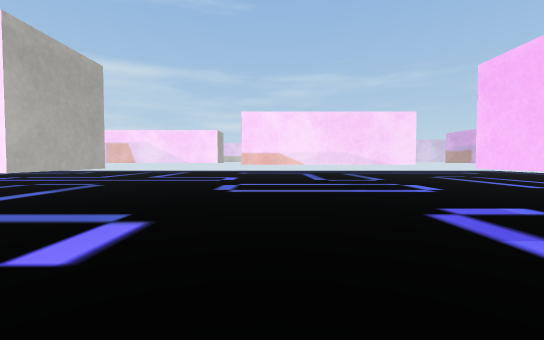
View 1 (above)

23 first-person views from a walk through a scene from a Unity 3-D project. The camera is 0.58 m above the floor, tilts 2° down and sees 90° across. The floor is counted in squares, 1 m on a side. Each view is taken from the middle of a square. On the plan, view 1 faces up. The plan holds only what a view shows up to about 9 squares ahead; the rest is blank. The player character is not drawn. Some surface patterns are stand-ins.

View 2
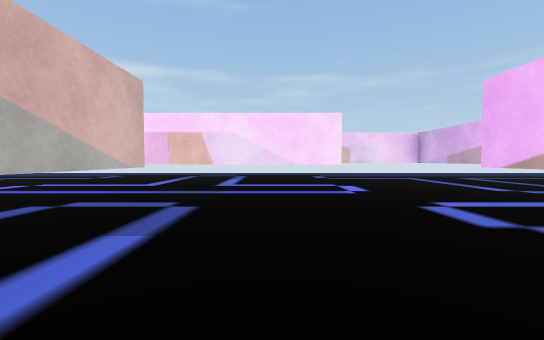

View 3
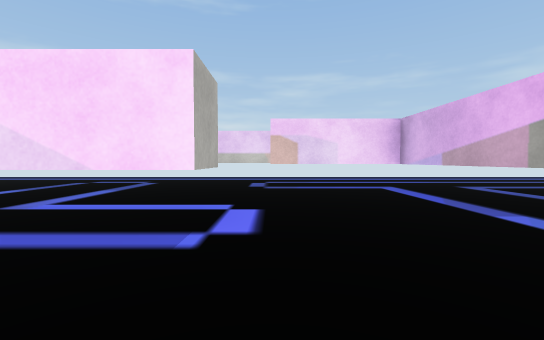

View 4
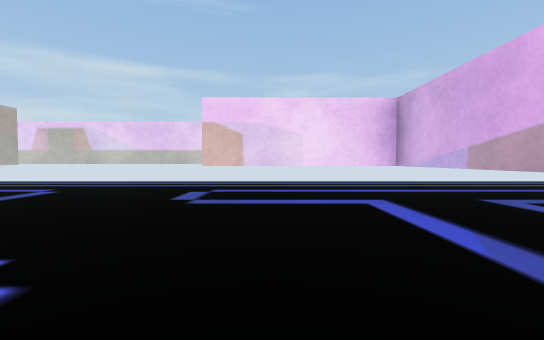

View 5
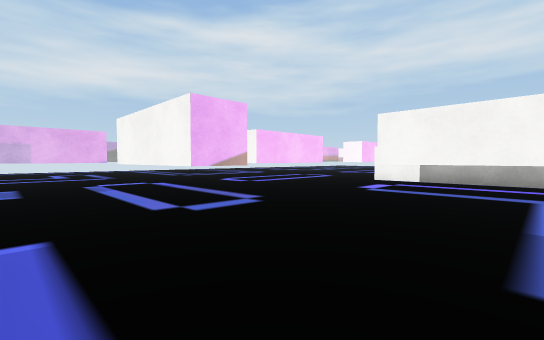

View 6
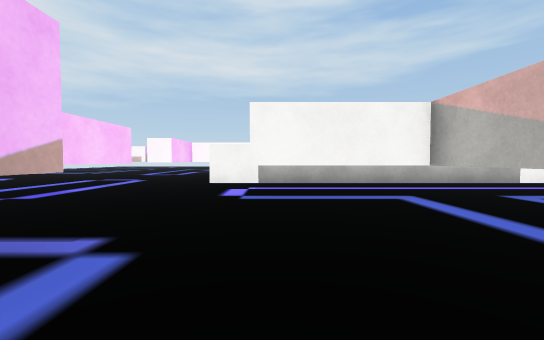

View 7
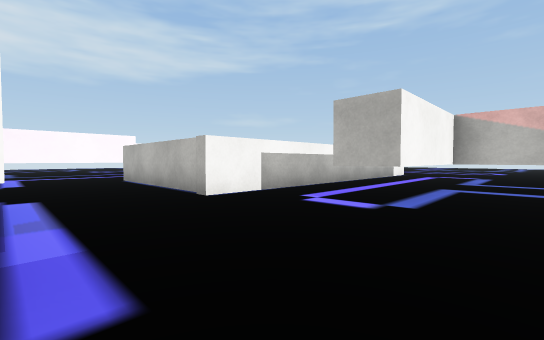

View 8
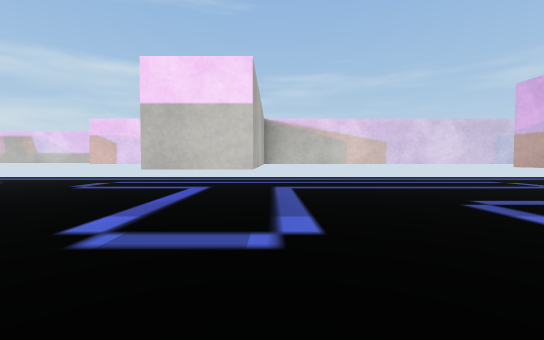

View 9
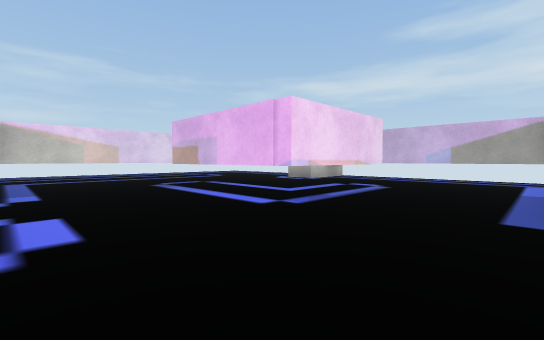

View 10
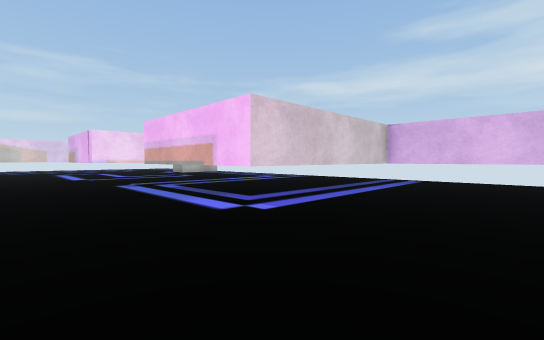

View 11
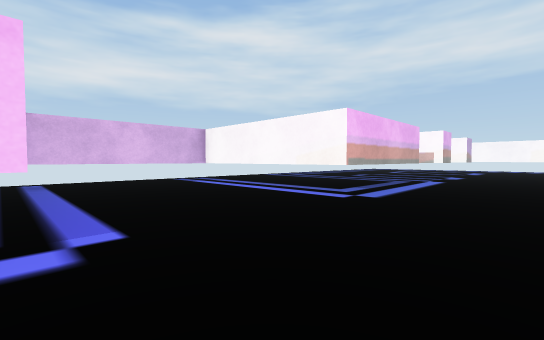

View 12
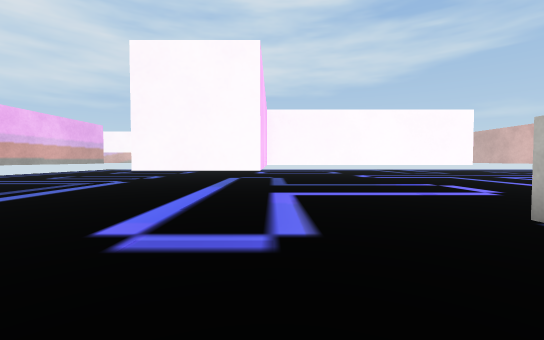

View 13
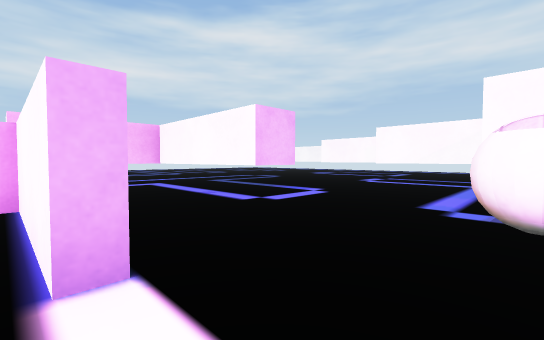

View 14
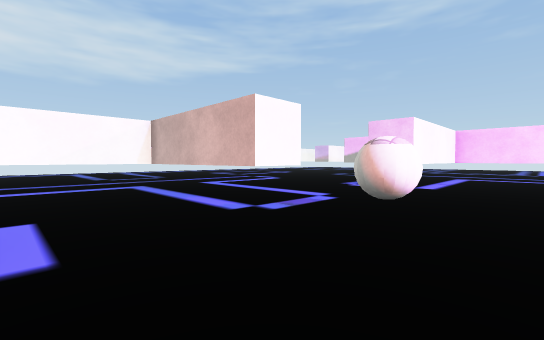

View 15
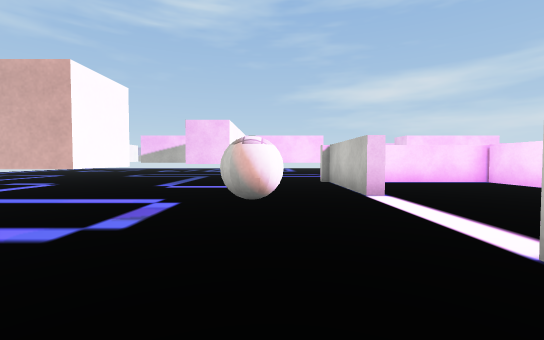

View 16
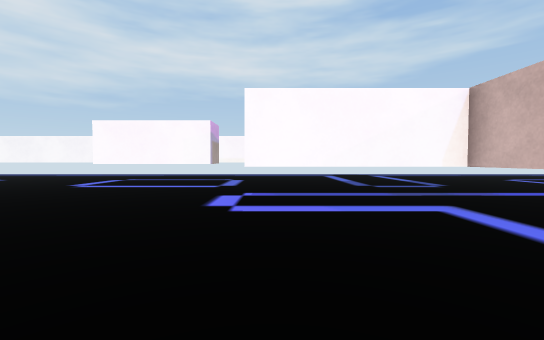

View 17
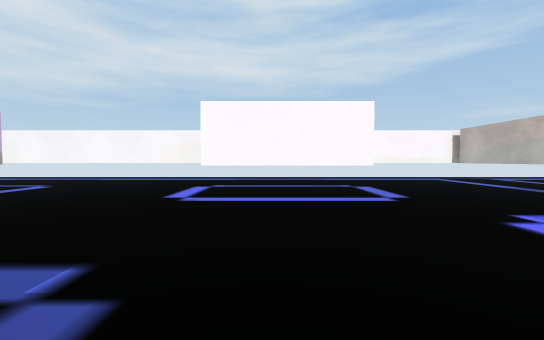

View 18
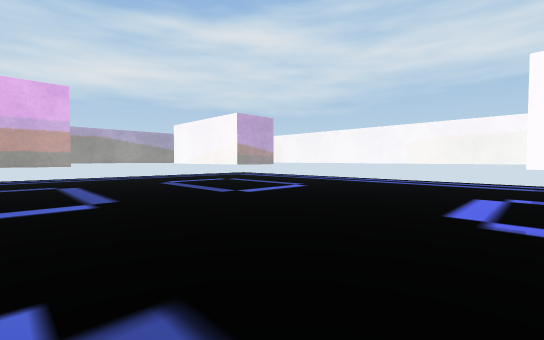

View 19
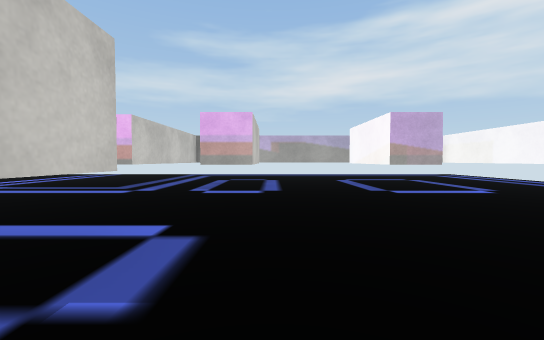

View 20
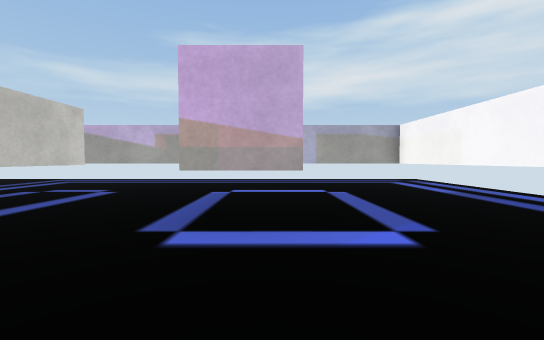

View 21
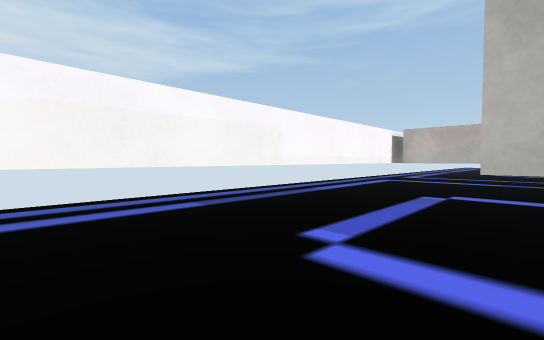

View 22
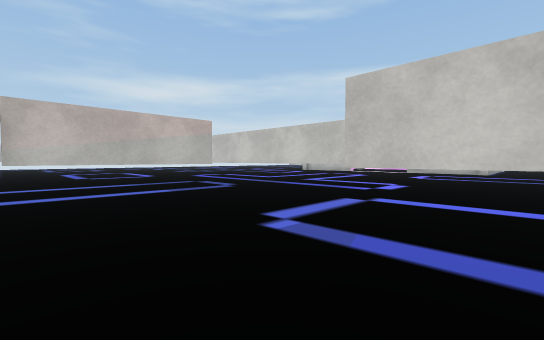

View 23
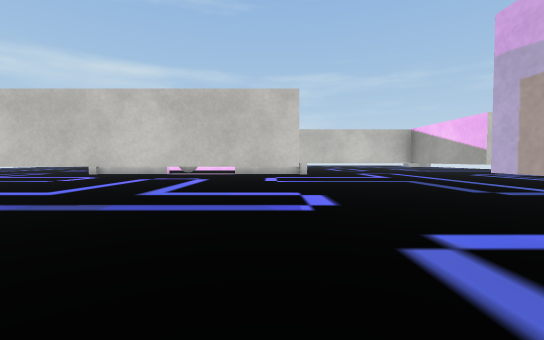

### Floor plan
Key: @ floor where view 1 was taken; # wall or solid block; . floor; T thing the floor can be seen under or through; B ball.
Columns run from 12 left of view 1 to 11 right of it. Each row starts with its distance up from view 1.
 15       ######
 14     ...................
 13     .......          ..
 12     ...T...TTTTTTTTTT.
 11   ..... ......TT.....
 10   ..... ......TT......
  9       TTTTT...TT..T ...
  8      .............T ...
  7      .............T ...
  6       .T....TTT...TTTT.#
  5        T....TTT........#
  4   .....T.   ...........#
  3   .....T...........#   #
  2         TTT...# ...#
  1     ..........# ...#
  0   ##########@.# ...#
 -1   #...     #.......#####
 -2   #....    #...........#
 -3   ##....   #...      ..#
 -4    ###...###.....    ..#
 -5 #....     . ..##  .....#
 -6 #....  B  ....#   .TT###
 -7 #####......TTT# ...T
 -8     #..T...TTT# ...T
 -9  ......T......# ...TT###
-10  ......T......##.......#
-11  ......T...........##..#
-12  ...  TTTTT............#
-13  ... ..................#
-14  ......................#
-15    ....T....TTT....##..#
-16   .....T...............#
-17  ......T...............#
-18  ......T...............#
-19         ################

Where each view was taken, in squares from view 1:
view 1: 0 up, 0 right, facing up
view 2: 3 up, 3 left, facing up
view 3: 6 up, 1 left, facing up
view 4: 8 up, 0 right, facing up
view 5: 8 up, 4 left, facing down-right
view 6: 7 up, 2 left, facing down
view 7: 4 up, 2 right, facing down-left
view 8: 6 up, 3 right, facing up
view 9: 3 up, 3 right, facing up-right
view 10: 4 down, 4 right, facing up-right
view 11: 1 down, 4 right, facing down-right
view 12: 2 down, 2 right, facing down
view 13: 4 down, 5 left, facing down-right
view 14: 5 down, 2 left, facing down-left
view 15: 6 down, 2 left, facing left
view 16: 8 down, 2 left, facing down
view 17: 10 down, 1 right, facing down
view 18: 11 down, 2 right, facing down-right
view 19: 12 down, 1 right, facing right
view 20: 15 down, 4 right, facing right
view 21: 15 down, 4 right, facing down-left
view 22: 18 down, 1 right, facing up-left
view 23: 16 down, 2 left, facing up
